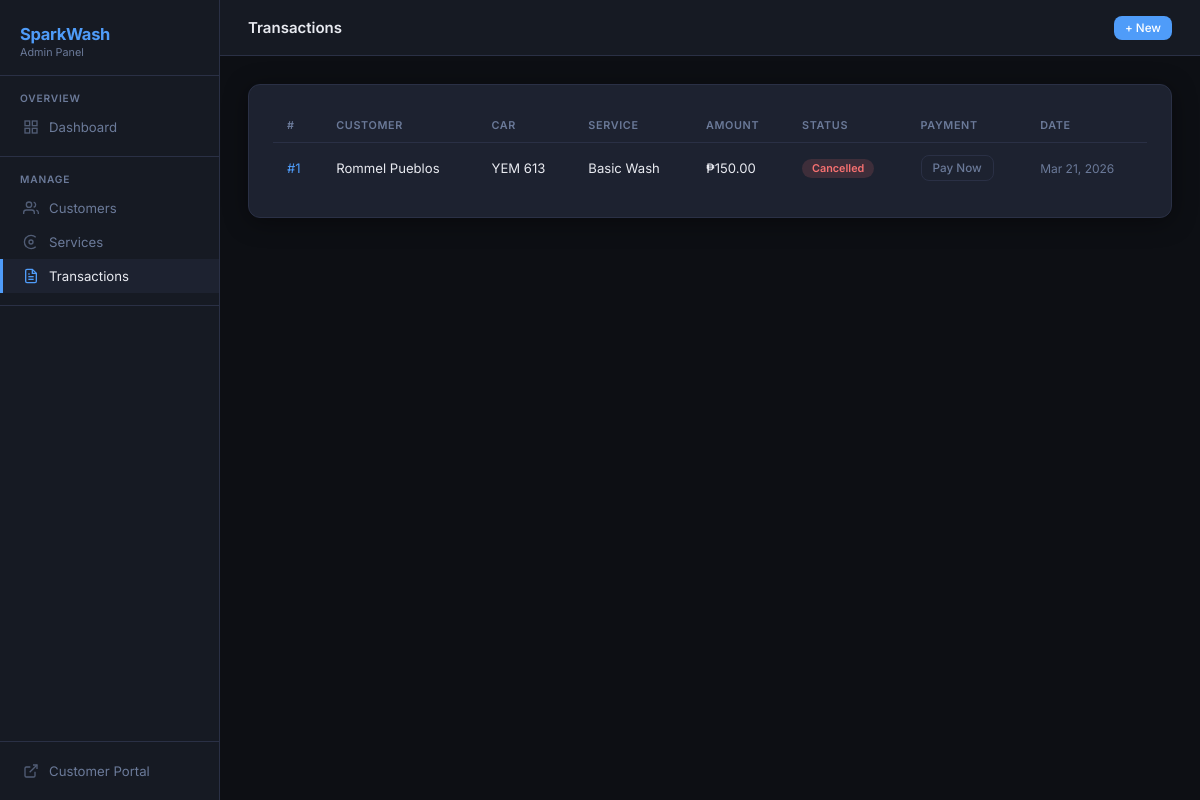
Screenshot of /transactions/ with the database file from the repository.
### car_wash/models.py (models this page shows, shortened)
class Transaction(models.Model):
    STATUS_CHOICES = [
        ('pending',     'Pending'),
        ('in_progress', 'In Progress'),
        ('completed',   'Completed'),
        ('cancelled',   'Cancelled'),
    ]
    customer         = models.ForeignKey(Customer, on_delete=models.CASCADE, related_name='transactions')
    car              = models.ForeignKey(Car, on_delete=models.SET_NULL, null=True, blank=True, related_name='transactions')
    service          = models.ForeignKey(Service, on_delete=models.CASCADE, related_name='transactions')
    transaction_date = models.DateTimeField(auto_now_add=True)
    scheduled_date   = models.DateField(null=True, blank=True, help_text="Customer's preferred service date")
    scheduled_time   = models.TimeField(null=True, blank=True, help_text="Customer's preferred service time")
    status           = models.CharField(max_length=20, choices=STATUS_CHOICES, default='pending')
    notes            = models.TextField(blank=True)
    @property
    def amount(self):
        return self.service.price
    class Meta:
        ordering = ['-transaction_date']

class Customer(models.Model):
    user           = models.OneToOneField(User, on_delete=models.CASCADE, null=True, blank=True)
    first_name     = models.CharField(max_length=100)
    middle_name    = models.CharField(max_length=100, blank=True)
    last_name      = models.CharField(max_length=100)
    address        = models.CharField(max_length=255, blank=True)
    contact_number = models.CharField(max_length=20, blank=True)
    def __str__(self):
        return f"{self.first_name} {self.last_name}"
    class Meta:
        ordering = ['last_name', 'first_name']

class Car(models.Model):
    CAR_TYPE_CHOICES = [
        ('sedan',      'Sedan'),
        ('suv',        'SUV'),
        ('van',        'Van'),
        ('pickup',     'Pickup Truck'),
        ('hatchback',  'Hatchback'),
        ('coupe',      'Coupe'),
        ('motorcycle', 'Motorcycle'),
        ('other',      'Other'),
    ]
    customer     = models.ForeignKey(Customer, on_delete=models.CASCADE, related_name='cars')
    plate_number = models.CharField(max_length=20)
    make         = models.CharField(max_length=100, help_text="e.g. Toyota")
    model_name   = models.CharField(max_length=100, help_text="e.g. Vios")
    year         = models.PositiveIntegerField(null=True, blank=True)
    color        = models.CharField(max_length=50, blank=True)
    car_type     = models.CharField(max_length=20, choices=CAR_TYPE_CHOICES, default='sedan')
    class Meta:
        ordering = ['plate_number']

class Service(models.Model):
    service_type     = models.CharField(max_length=100)
    service_name     = models.CharField(max_length=100)
    description      = models.TextField(blank=True)
    price            = models.DecimalField(max_digits=8, decimal_places=2)
    duration_minutes = models.PositiveIntegerField(default=30, help_text="Estimated duration in minutes")
    is_package       = models.BooleanField(default=False, help_text="Mark as a package deal")
    class Meta:
        ordering = ['service_type', 'service_name']

### car_wash/views.py (the view)
# urls.py: path('transactions/', views.transaction_list, name='transaction_list'),
def transaction_list(request):
    txs = Transaction.objects.select_related('customer', 'service', 'car').prefetch_related('payment').all()
    return render(request, 'transaction_list.html', {'transactions': txs})

### car_wash/templates/transaction_list.html (shortened to what this page needs)
{% extends "master.html" %}
{% block page_title %}Transactions{% endblock %}
{% block topbar_actions %}<a href="{% url 'transaction_new' %}" class="btn btn-primary btn-sm">+ New</a>{% endblock %}
{% block content %}
<div class="card">
  <div class="tbl-wrap">
    <table>
      <thead><tr><th>#</th><th>Customer</th><th>Car</th><th>Service</th><th>Amount</th><th>Status</th><th>Payment</th><th>Date</th></tr></thead>
      <tbody>
        {% for tx in transactions %}
        <tr>
          <td><a href="{% url 'transaction_detail' tx.pk %}" style="color:var(--accent);text-decoration:none">#{{ tx.pk }}</a></td>
          <td>{{ tx.customer }}</td>
          <td>{% if tx.car %}{{ tx.car.plate_number }}{% else %}<span style="color:var(--muted)">—</span>{% endif %}</td>
          <td>{{ tx.service.service_name }}</td>
          <td>₱{{ tx.amount }}</td>
          <td><span class="badge badge-{{ tx.status }}">{{ tx.get_status_display }}</span></td>
          <td>
            {% if tx.payment %}
              <span class="badge badge-{{ tx.payment.status }}">{{ tx.payment.get_status_display }}</span>
            {% else %}
              <a href="{% url 'payment_create' tx.pk %}" class="btn btn-ghost btn-sm">Pay Now</a>
            {% endif %}
          </td>
          <td style="color:var(--muted);font-size:.8rem">{{ tx.transaction_date|date:"M d, Y" }}</td>
        </tr>
        {% empty %}
        <tr><td colspan="8" style="text-align:center;color:var(--muted);padding:32px">No transactions.</td></tr>
        {% endfor %}
      </tbody>
    </table>
  </div>
</div>
{% endblock %}

### car_wash/static/styles.css (style rules this page uses)
:root { --bg: #0d0f14; --surface: #161a23; --card: #1d2230; --border: #2a3045; --accent: #4f9cf9; --accent2: #6ee7b7; --danger: #f87171; --warn: #fbbf24; --text: #e8eaf0; --muted: #6b7a99; --radius: 12px; --shadow: 0 4px 24px rgba(0,0,0,.4); }
*, *::before, *::after { box-sizing: border-box; margin: 0; padding: 0; }
html { font-size: 15px; }
body { font-family: 'Inter', 'Segoe UI', system-ui, sans-serif; background: var(--bg); color: var(--text); min-height: 100vh; display: flex; }
.card { background: var(--card); border: 1px solid var(--border); border-radius: var(--radius); padding: 24px; box-shadow: var(--shadow); }
.tbl-wrap { overflow-x: auto; }
table { width: 100%; border-collapse: collapse; font-size: .875rem; }
th { text-align: left; padding: 10px 14px; font-size: .72rem; font-weight: 600; color: var(--muted); text-transform: uppercase; letter-spacing: .06em; border-bottom: 1px solid var(--border); }
td { padding: 12px 14px; border-bottom: 1px solid var(--border); vertical-align: middle; }
tr:last-child td { border-bottom: none; }
.badge { display: inline-block; padding: 3px 10px; border-radius: 999px; font-size: .72rem; font-weight: 600; }
.badge-cancelled { background: rgba(248,113,113,.15); color: var(--danger); }
.btn { display: inline-flex; align-items: center; gap: 6px; padding: 8px 16px; border-radius: 8px; font-size: .85rem; font-weight: 500; cursor: pointer; border: none; text-decoration: none; transition: filter .15s, opacity .15s; }
.btn-primary { background: var(--accent); color: #fff; }
.btn-ghost { background: transparent; color: var(--muted); border: 1px solid var(--border); }
.btn-sm { padding: 5px 11px; font-size: .78rem; }

### rows the page displays
Transaction: pk "1", customer "Rommel Pueblos", car.plate_number "YEM 613", service.service_name "Basic Wash", amount "150.00", status "Cancelled", transaction_date "Mar 21, 2026"
